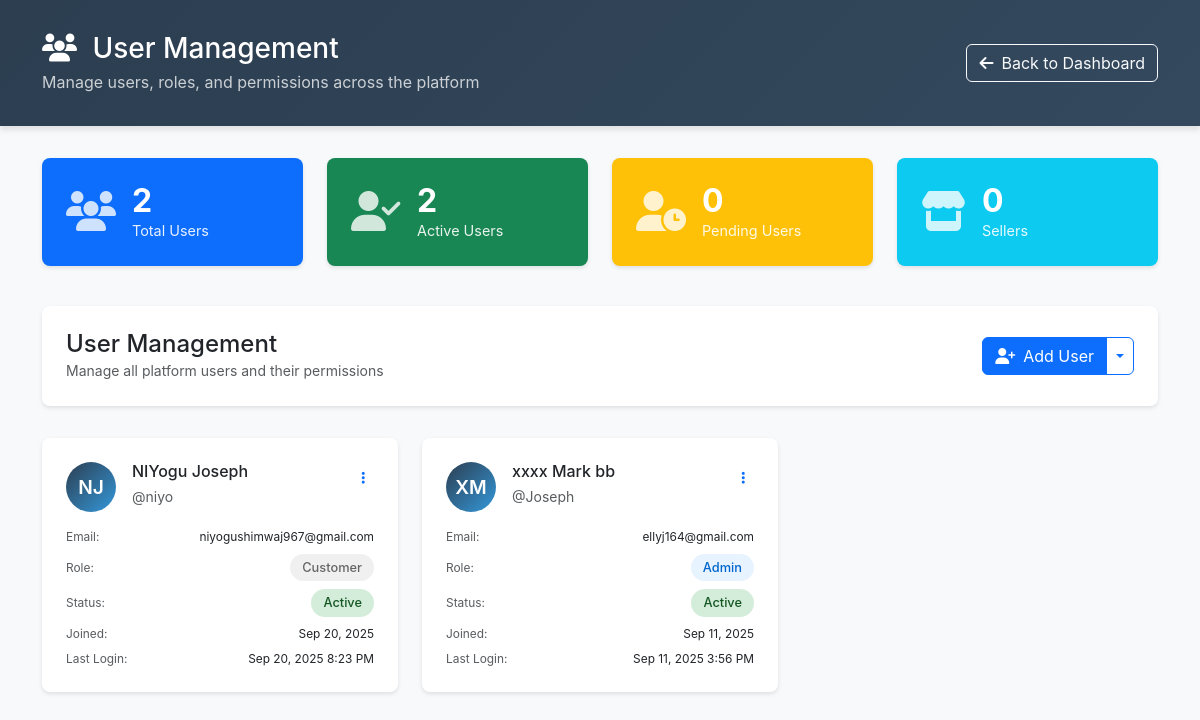
/admin/users.php, run on the app's committed database.
### tables this page shows
CREATE TABLE `users` (
  `id` int(11) NOT NULL,
  `username` varchar(50) NOT NULL,
  `email` varchar(100) NOT NULL,
  `pass_hash` varchar(255) NOT NULL,
  `first_name` varchar(50) NOT NULL,
  `last_name` varchar(50) NOT NULL,
  `phone` varchar(20) DEFAULT NULL,
  `role` enum('customer','vendor','admin') NOT NULL DEFAULT 'customer',
  `status` enum('active','inactive','pending','suspended') NOT NULL DEFAULT 'pending',
  `verified_at` timestamp NULL DEFAULT NULL,
  `avatar` varchar(255) DEFAULT NULL,
  `bio` text DEFAULT NULL,
  `preferences` longtext DEFAULT NULL CHECK (json_valid(`preferences`)),
  `two_factor_enabled` tinyint(1) NOT NULL DEFAULT 0,
  `email_verified_at` timestamp NULL DEFAULT NULL,  
  `two_fa_secret` varchar(255) DEFAULT NULL,
  `login_email_alerts` tinyint(1) NOT NULL DEFAULT 1,
  `login_sms_alerts` tinyint(1) NOT NULL DEFAULT 0,
  `new_device_alerts` tinyint(1) NOT NULL DEFAULT 1,
  `suspicious_activity_alerts` tinyint(1) NOT NULL DEFAULT 1,
  `last_login_at` timestamp NULL DEFAULT NULL,
  `last_login_ip` varchar(45) DEFAULT NULL,
  `created_at` timestamp NOT NULL DEFAULT current_timestamp(),
  `updated_at` timestamp NOT NULL DEFAULT current_timestamp() ON UPDATE current_timestamp(),
  `last_login` datetime DEFAULT NULL
);

### admin/users.php (called while the page is built)
<?php
include_once __DIR__ . '/users/index.php';
?>

### admin/users/index.php (the view, shortened to what this page needs)
<?php
$database_available = false;
$pdo = null;
try {
    $pdo = db();
    $pdo->query('SELECT 1');
    $database_available = true;
} catch (Exception $e) {
    $database_available = false;
    error_log("Database connection failed: " . $e->getMessage());
}
$page_title = 'User Management';
$action = $_GET['action'] ?? 'list';
$users = [];
$stats = [
    'total_users' => 0,
    'active_users' => 0,
    'pending_users' => 0,
    'seller_users' => 0,
    'customer_users' => 0
];
if ($database_available) {
    try {
        $usersQuery = "
            SELECT u.*,
                   COALESCE(u.role, 'customer') as role,
                   COALESCE(u.status, 'active') as status,
                   COALESCE(u.created_at, NOW()) as created_at,
                   COALESCE(u.last_login_at, u.created_at) as last_login_at
            FROM users u
            ORDER BY u.created_at DESC
            LIMIT 100
        ";
        $usersStmt = $pdo->prepare($usersQuery);
        $usersStmt->execute();
        $users = $usersStmt->fetchAll(PDO::FETCH_ASSOC);
        foreach ($users as $user) {
            $stats['total_users']++;
            if (($user['status'] ?? 'active') === 'active') {
                $stats['active_users']++;
            } elseif (($user['status'] ?? 'active') === 'pending') {
                $stats['pending_users']++;
            }
        }
    } catch (Exception $e) {
        $database_available = false;
        $error_message = "Database query failed. Showing demo data.";
        error_log("User management query error: " . $e->getMessage());
    }
}
?>
<!DOCTYPE html>
<html lang="en">
<head>
    <link href="https://cdn.jsdelivr.net/npm/bootstrap@5.3.0/dist/css/bootstrap.min.css" rel="stylesheet">
    <link rel="stylesheet" href="https://cdnjs.cloudflare.com/ajax/libs/font-awesome/6.4.0/css/all.min.css">
</head>
<body>
    <div class="admin-header">
        <div class="container">
            <div class="row align-items-center">
                <div class="col-md-6">
                    <h1 class="h3 mb-1">
                        <i class="fas fa-users me-2"></i>
                        <?php echo htmlspecialchars($page_title); ?>
                    </h1>
                    <p class="mb-0 opacity-75">Manage users, roles, and permissions across the platform</p>
                </div>
                <div class="col-md-6 text-md-end">
                    <a href="../index.php" class="btn btn-outline-light">
                        <i class="fas fa-arrow-left me-2"></i>Back to Dashboard
                    </a>
                </div>
            </div>
        </div>
    </div>
    <div class="container">
        <?php if ($action === 'list'): ?>
        <div class="row mb-4">
            <div class="col-md-3">
                <div class="stats-card bg-primary text-white">
                    <div class="stats-icon">
                        <i class="fas fa-users"></i>
                    </div>
                    <div class="stats-content">
                        <h3><?php echo number_format($stats['total_users']); ?></h3>
                        <p>Total Users</p>
                    </div>
                </div>
            </div>
            <div class="col-md-3">
                <div class="stats-card bg-success text-white">
                    <div class="stats-icon">
                        <i class="fas fa-user-check"></i>
                    </div>
                    <div class="stats-content">
                        <h3><?php echo number_format($stats['active_users']); ?></h3>
                        <p>Active Users</p>
                    </div>
                </div>
            </div>
            <div class="col-md-3">
                <div class="stats-card bg-warning text-white">
                    <div class="stats-icon">
                        <i class="fas fa-user-clock"></i>
                    </div>
                    <div class="stats-content">
                        <h3><?php echo number_format($stats['pending_users']); ?></h3>
                        <p>Pending Users</p>
                    </div>
                </div>
            </div>
            <div class="col-md-3">
                <div class="stats-card bg-info text-white">
                    <div class="stats-icon">
                        <i class="fas fa-store"></i>
                    </div>
                    <div class="stats-content">
                        <h3><?php echo number_format($stats['seller_users']); ?></h3>
                        <p>Sellers</p>
                    </div>
                </div>
            </div>
        </div>
        <div class="page-actions">
            <div class="row align-items-center">
                <div class="col-md-6">
                    <h4 class="mb-0">User Management</h4>
                    <small class="text-muted">Manage all platform users and their permissions</small>
                </div>
                <div class="col-md-6 text-md-end">
                    <div class="btn-group">
                        <a href="?action=create" class="btn btn-primary">
                            <i class="fas fa-user-plus me-2"></i>Add User
                        </a>
                        <button class="btn btn-outline-primary dropdown-toggle dropdown-toggle-split" data-bs-toggle="dropdown">
                        </button>
                    </div>
                </div>
            </div>
        </div>
        <div class="row">
            <?php if (empty($users)): ?>
                <div class="col-12">
                    <div class="text-center py-5">
                        <div class="text-muted">
                            <i class="fas fa-users fa-3x mb-3"></i>
                            <h5>No Users Found</h5>
                            <p>Get started by adding your first user to the system.</p>
                            <a href="?action=create" class="btn btn-primary">
                                <i class="fas fa-user-plus me-2"></i>Add First User
                            </a>
                        </div>
                    </div>
                </div>
            <?php else: ?>
                <?php foreach ($users as $user): ?>
                    <div class="col-lg-6 col-xl-4">
                        <div class="user-card">
                            <div class="d-flex align-items-start justify-content-between mb-3">
                                <div class="d-flex">
                                    <div class="avatar-placeholder bg-primary text-white rounded-circle d-flex align-items-center justify-content-center me-3"
                                         style="width: 50px; height: 50px; font-size: 1.2rem; font-weight: 600;">
                                        <?php echo strtoupper(substr($user['first_name'] ?? 'U', 0, 1) . substr($user['last_name'] ?? 'U', 0, 1)); ?>
                                    </div>
                                    <div>
                                        <h6 class="mb-1">
                                            <?php echo htmlspecialchars(($user['first_name'] ?? 'Unknown') . ' ' . ($user['last_name'] ?? 'User')); ?>
                                        </h6>
                                        <p class="text-muted mb-0 small">@<?php echo htmlspecialchars($user['username'] ?? 'unknown'); ?></p>
                                    </div>
                                </div>
                                <div class="dropdown">
                                    <button class="btn btn-link btn-sm" data-bs-toggle="dropdown">
                                        <i class="fas fa-ellipsis-v"></i>
                                    </button>
                                </div>
                            </div>
                            <div class="user-info">
                                <div class="d-flex justify-content-between align-items-center mb-2">
                                    <span class="text-muted small">Email:</span>
                                    <span class="small"><?php echo htmlspecialchars($user['email'] ?? 'No email'); ?></span>
                                </div>
                                <div class="d-flex justify-content-between align-items-center mb-2">
                                    <span class="text-muted small">Role:</span>
                                    <span class="role-badge role-<?php echo $user['role'] ?? 'customer'; ?>">
                                        <?php echo ucfirst($user['role'] ?? 'customer'); ?>
                                    </span>
                                </div>
                                <div class="d-flex justify-content-between align-items-center mb-2">
                                    <span class="text-muted small">Status:</span>
                                    <span class="status-badge status-<?php echo $user['status'] ?? 'active'; ?>">
                                        <?php echo ucfirst($user['status'] ?? 'active'); ?>
                                    </span>
                                </div>
                                <div class="d-flex justify-content-between align-items-center mb-2">
                                    <span class="text-muted small">Joined:</span>
                                    <span class="small"><?php echo date('M j, Y', strtotime($user['created_at'] ?? 'now')); ?></span>
                                </div>
                                <?php if ($user['last_login_at'] ?? null): ?>
                                    <div class="d-flex justify-content-between align-items-center">
                                        <span class="text-muted small">Last Login:</span>
                                        <span class="small"><?php echo date('M j, Y g:i A', strtotime($user['last_login_at'])); ?></span>
                                    </div>
                                <?php endif; ?>
                            </div>
                        </div>
                    </div>
                <?php endforeach; ?>
            <?php endif; ?>
        </div>
        <?php endif; ?>
    </div>
</body>
</html>

### admin/users/index.php (style rules this page uses)
:root { --admin-primary: #2c3e50; --admin-secondary: #34495e; --admin-accent: #3498db; --admin-success: #27ae60; --admin-warning: #f39c12; --admin-danger: #e74c3c; }
body { background-color: #f8f9fa; font-family: -apple-system, BlinkMacSystemFont, 'Segoe UI', Roboto, sans-serif; }
.admin-header { background: linear-gradient(135deg, var(--admin-primary), var(--admin-secondary)); color: white; padding: 2rem 0; box-shadow: 0 4px 6px rgba(0,0,0,0.1); margin-bottom: 2rem; }
.page-actions { background: white; padding: 1.5rem; border-radius: 8px; box-shadow: 0 2px 4px rgba(0,0,0,0.1); margin-bottom: 2rem; }
.user-card { background: white; border-radius: 8px; padding: 1.5rem; margin-bottom: 1rem; box-shadow: 0 2px 4px rgba(0,0,0,0.1); transition: transform 0.2s; }
.status-badge { padding: 0.25rem 0.75rem; border-radius: 50px; font-size: 0.8rem; font-weight: 500; }
.status-active { background-color: #d4edda; color: #155724; }
.role-badge { padding: 0.25rem 0.75rem; border-radius: 50px; font-size: 0.8rem; font-weight: 500; }
.role-admin { background-color: #e7f3ff; color: #0066cc; }
.role-customer { background-color: #f0f0f0; color: #666666; }
.stats-card { background: white; border-radius: 8px; padding: 1.5rem; margin-bottom: 1rem; box-shadow: 0 2px 4px rgba(0,0,0,0.1); display: flex; align-items: center; transition: transform 0.2s; }
.stats-icon { font-size: 2.5rem; margin-right: 1rem; opacity: 0.8; }
.stats-content h3 { font-size: 2rem; margin: 0; font-weight: 700; }
.stats-content p { margin: 0; font-size: 0.9rem; opacity: 0.9; }
.user-info { font-size: 0.85rem; }
.avatar-placeholder { background: linear-gradient(135deg, var(--admin-primary), var(--admin-accent)) !important; }

### data on the page
users: first_name+last_name "NJ", first_name+last_name "NIYogu Joseph", username "niyo", email "niyogushimwaj967@gmail.com", role "Customer", status "Active", created_at "Sep 20, 2025", last_login_at "Sep 20, 2025 8:23 PM"
users: first_name+last_name "XM", first_name+last_name "xxxx Mark bb", username "Joseph", email "ellyj164@gmail.com", role "Admin", status "Active", created_at "Sep 11, 2025", last_login_at "Sep 11, 2025 3:56 PM"

### other printed values
$page_title "User Management"
$stats['total_users'] "2"
$stats['active_users'] "2"
$stats['pending_users'] "0"
$stats['seller_users'] "0"
